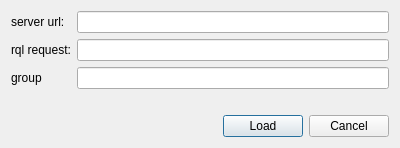
<?xml version="1.0" encoding="UTF-8"?>
<ui version="4.0">
 <class>SubjectsFromDatabaseDialog</class>
 <widget class="QDialog" name="SubjectsFromDatabaseDialog">
  <property name="geometry">
   <rect>
    <x>0</x>
    <y>0</y>
    <width>400</width>
    <height>148</height>
   </rect>
  </property>
  <property name="windowTitle">
   <string>Subjects from cubicweb database</string>
  </property>
  <layout class="QVBoxLayout" name="verticalLayout">
   <item>
    <layout class="QFormLayout" name="formLayout">
     <item row="0" column="0">
      <widget class="QLabel" name="serverUrlLabel">
       <property name="text">
        <string>server url:</string>
       </property>
      </widget>
     </item>
     <item row="0" column="1">
      <widget class="QLineEdit" name="server_url_LineEdit"/>
     </item>
     <item row="1" column="0">
      <widget class="QLabel" name="rqlRequestLabel">
       <property name="text">
        <string>rql request:</string>
       </property>
      </widget>
     </item>
     <item row="1" column="1">
      <widget class="QLineEdit" name="rql_request_LineEdit"/>
     </item>
     <item row="2" column="0">
      <widget class="QLabel" name="groupLabel">
       <property name="text">
        <string>group</string>
       </property>
      </widget>
     </item>
     <item row="2" column="1">
      <widget class="QLineEdit" name="group_LineEdit"/>
     </item>
    </layout>
   </item>
   <item>
    <layout class="QHBoxLayout" name="horizontalLayout">
     <item>
      <spacer name="horizontalSpacer">
       <property name="orientation">
        <enum>Qt::Horizontal</enum>
       </property>
       <property name="sizeHint" stdset="0">
        <size>
         <width>40</width>
         <height>20</height>
        </size>
       </property>
      </spacer>
     </item>
     <item>
      <widget class="QPushButton" name="load_button">
       <property name="text">
        <string>Load</string>
       </property>
      </widget>
     </item>
     <item>
      <widget class="QPushButton" name="cancel_button">
       <property name="text">
        <string>Cancel</string>
       </property>
      </widget>
     </item>
    </layout>
   </item>
  </layout>
 </widget>
 <resources/>
 <connections>
  <connection>
   <sender>cancel_button</sender>
   <signal>clicked()</signal>
   <receiver>SubjectsFromDatabaseDialog</receiver>
   <slot>reject()</slot>
   <hints>
    <hint type="sourcelabel">
     <x>347</x>
     <y>124</y>
    </hint>
    <hint type="destinationlabel">
     <x>199</x>
     <y>73</y>
    </hint>
   </hints>
  </connection>
 </connections>
</ui>
